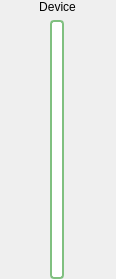
<?xml version="1.0" encoding="UTF-8"?>
<ui version="4.0">
 <class>CurrentWidget</class>
 <widget class="QWidget" name="CurrentWidget">
  <property name="geometry">
   <rect>
    <x>0</x>
    <y>0</y>
    <width>116</width>
    <height>279</height>
   </rect>
  </property>
  <property name="sizePolicy">
   <sizepolicy hsizetype="Maximum" vsizetype="Preferred">
    <horstretch>0</horstretch>
    <verstretch>0</verstretch>
   </sizepolicy>
  </property>
  <property name="windowTitle">
   <string>CurrentWidget</string>
  </property>
  <layout class="QGridLayout" name="gridLayout">
   <property name="leftMargin">
    <number>0</number>
   </property>
   <property name="topMargin">
    <number>0</number>
   </property>
   <property name="rightMargin">
    <number>0</number>
   </property>
   <property name="bottomMargin">
    <number>0</number>
   </property>
   <item row="0" column="0">
    <layout class="QHBoxLayout" name="horizontalLayout">
     <item>
      <widget class="QLabel" name="label">
       <property name="text">
        <string>Device</string>
       </property>
       <property name="alignment">
        <set>Qt::AlignCenter</set>
       </property>
      </widget>
     </item>
    </layout>
   </item>
   <item row="1" column="0">
    <layout class="QHBoxLayout" name="horizontalLayout_2">
     <item>
      <widget class="QSlider" name="slider">
       <property name="styleSheet">
        <string notr="true">QSlider::groove:vertical {
	border: 2px solid rgb(128, 192, 128);
	background: white;
	width: 10px;
	border-radius: 4px;
}

QSlider::add-page:vertical {
	background: qlineargradient(x1: 0, y1: 0,   x2: 0, y2: 1, stop: 0 rgb(192, 255, 192), stop: 1 rgb(128, 192, 128));
	border: 4px solid rgba(128, 192, 128, 0);
	width: 10px;
	border-radius: 4px;
}
</string>
       </property>
       <property name="orientation">
        <enum>Qt::Vertical</enum>
       </property>
      </widget>
     </item>
    </layout>
   </item>
  </layout>
 </widget>
 <resources/>
 <connections/>
</ui>
